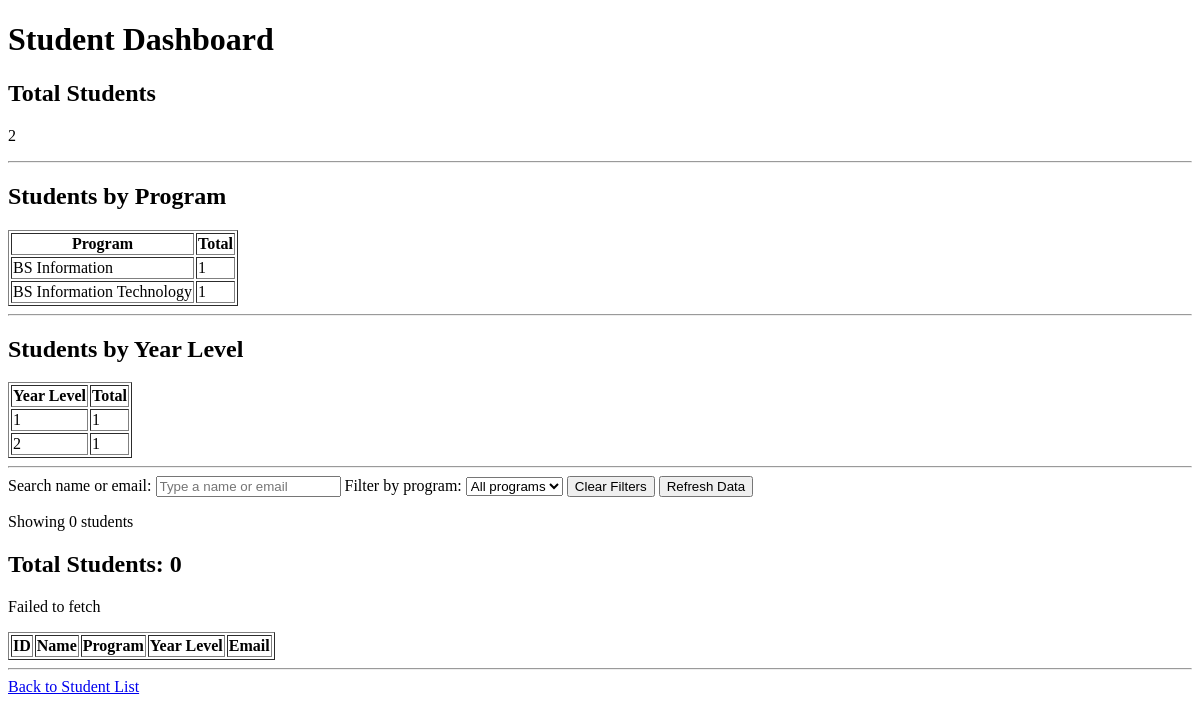
Page /registration/dashboard/ on the earlier database version.
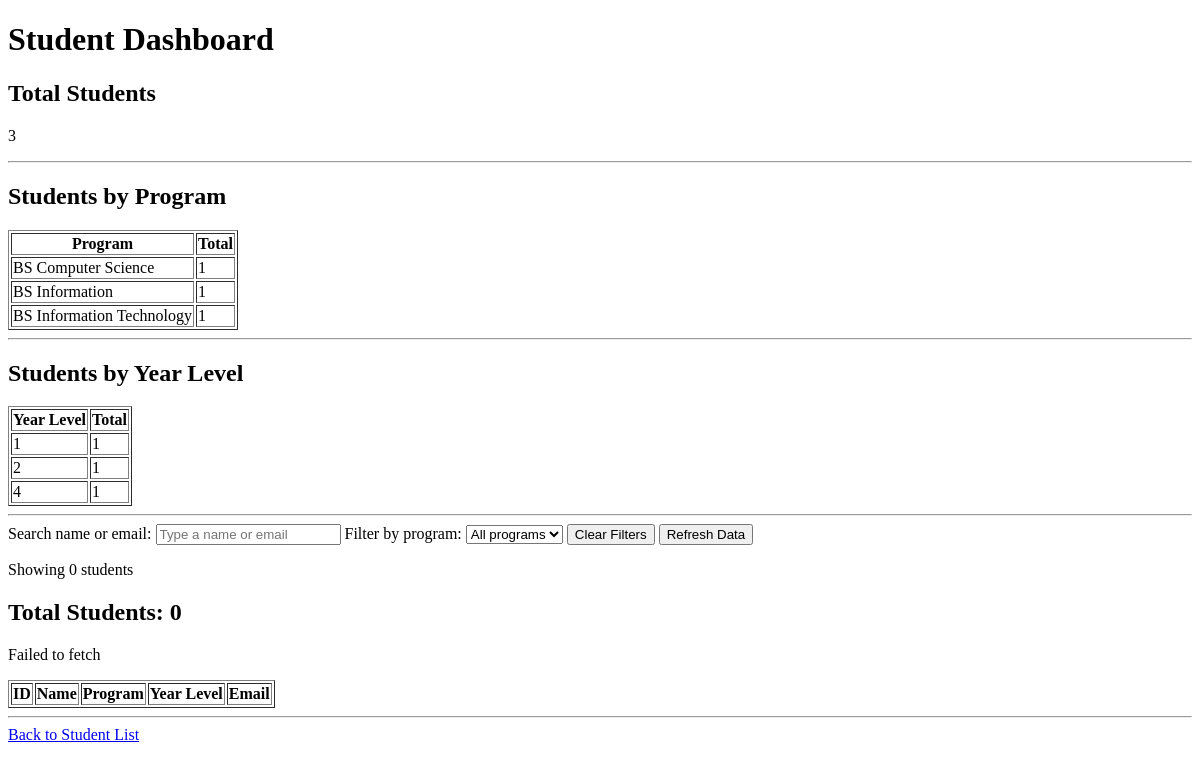
Same page on the later database version.
### registration/models.py (models this page shows, shortened)
class Student(models.Model):
    student_name = models.CharField(max_length=100)
    program = models.CharField(max_length=100)
    year_level = models.IntegerField()
    email = models.EmailField()

### registration/views.py (the view)
def student_dashboard(request):
    students = Student.objects.all()
    total_students = students.count()
    program_summary = (
        students
        .values('program')
        .annotate(total=Count('id'))
        .order_by('program')
    )
    year_summary = (
        students
        .values('year_level')
        .annotate(total=Count('id'))
        .order_by('year_level')
    )
    return render(
        request,
        'registration/student_dashboard.html',
        {
            'total_students': total_students,
            'program_summary': program_summary,
            'year_summary': year_summary,
        }
    )

### registration/templates/registration/student_dashboard.html (shortened to what this page needs)
{% load static %}
<!DOCTYPE html>
<html>
<head>
</head>
<body>
<h1>Student Dashboard</h1>
<h2>Total Students</h2>
<p>
    {{ total_students }}
</p>
<hr>
<h2>Students by Program</h2>
<table border="1">
    <tr>
        <th>Program</th>
        <th>Total</th>
    </tr>
    {% for item in program_summary %}
    <tr>
        <td>{{ item.program }}</td>
        <td>{{ item.total }}</td>
    </tr>
    {% empty %}
    <tr>
        <td colspan="2">
            No program data available.
        </td>
    </tr>
    {% endfor %}
</table>
<hr>
<h2>Students by Year Level</h2>
<table border="1">
    <tr>
        <th>Year Level</th>
        <th>Total</th>
    </tr>
    {% for item in year_summary %}
    <tr>
        <td>{{ item.year_level }}</td>
        <td>{{ item.total }}</td>
    </tr>
    {% empty %}
    <tr>
        <td colspan="2">
            No year-level data available.
        </td>
    </tr>
    {% endfor %}
</table>
<hr>
<section>
    <label for="student-search">Search name or email:</label>
    <input
        type="search"
        id="student-search"
        placeholder="Type a name or email"
    >
    <label for="program-filter">Filter by program:</label>
    <select id="program-filter">
        <option value="">All programs</option>
    </select>
    <button type="button" id="clear-filters">Clear Filters</button>
    <button type="button" id="refresh-students">Refresh Data</button>
</section>
<p id="result-count" aria-live="polite">Showing 0 students</p>
<h2>Total Students: <span id="student-count">0</span></h2>
<p id="error-message"></p>
<table border="1" id="student-table">
    <thead>
        <tr>
            <th>ID</th>
            <th>Name</th>
            <th>Program</th>
            <th>Year Level</th>
            <th>Email</th>
        </tr>
    </thead>
</table>
<hr>
<a href="{% url 'student_list' %}">
    Back to Student List
</a>
</body>
</html>

Differences in the rows shown:
added Student: program "BS Computer Science", total "1"
Other differences:
{{ total_students }}: "2" → "3"
new list line: "4 1"
